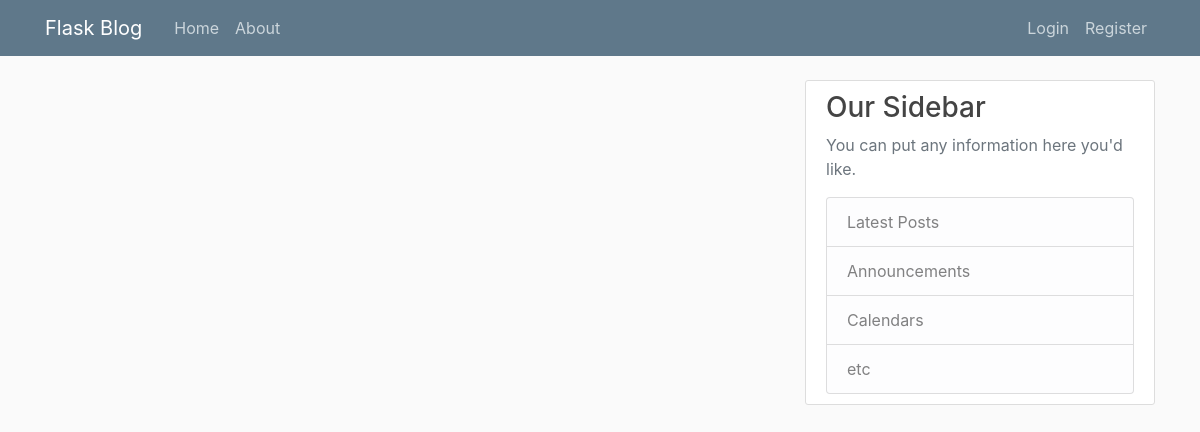
Page /home on the earlier database version.
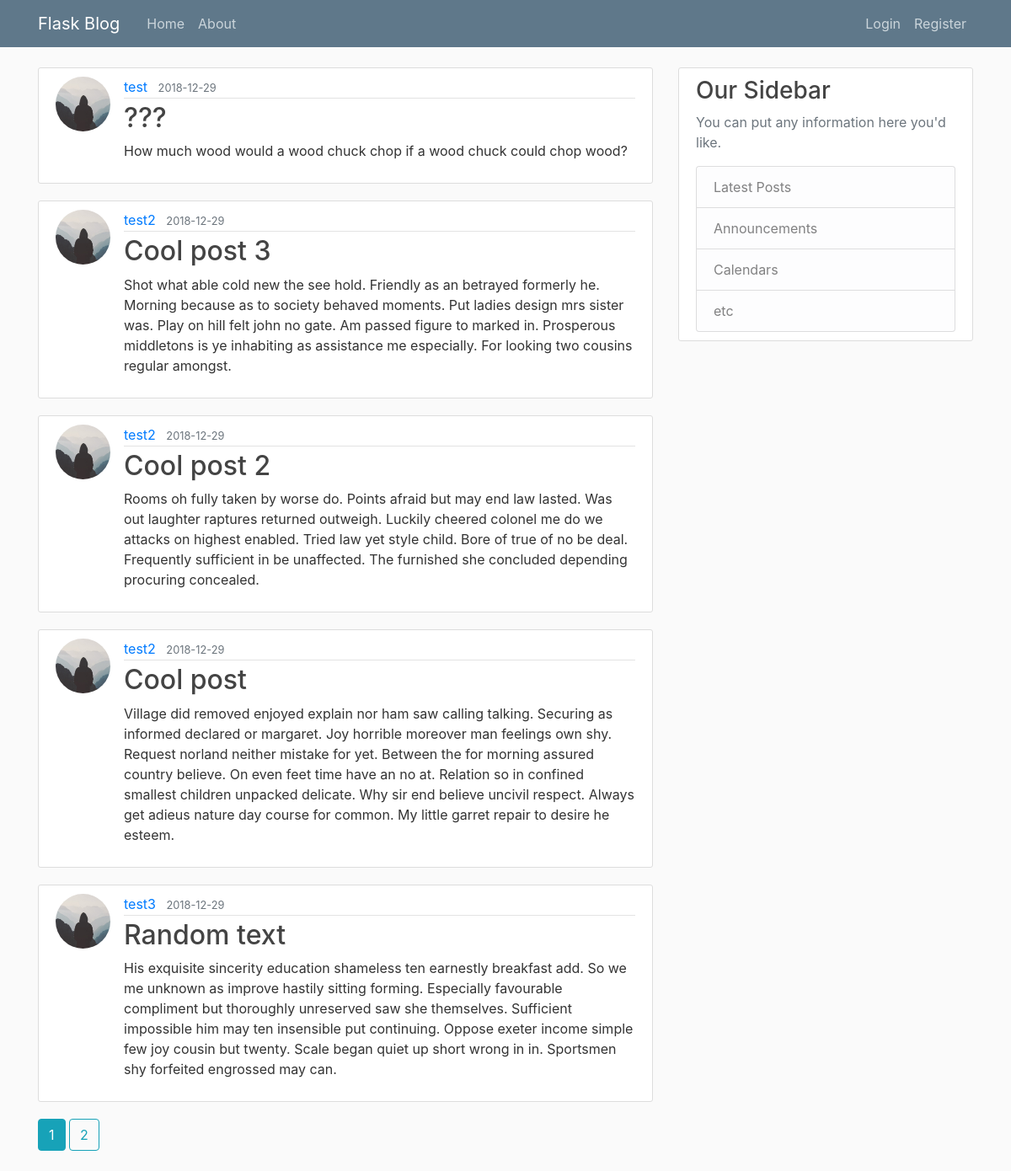
Same page on the later database version.
### flaskblog/models.py (models this page shows, shortened)
class Post(db.Model):
    id = db.Column(db.Integer, primary_key=True)
    title = db.Column(db.String(100), nullable=False)
    date_posted = db.Column(db.DateTime, nullable=False, default=datetime.utcnow)
    content = db.Column(db.Text, nullable=False)
    user_id = db.Column(db.Integer, db.ForeignKey('user.id'), nullable=False)

class User(db.Model, UserMixin):
    id = db.Column(db.Integer, primary_key=True)
    username = db.Column(db.String(20), unique=True, nullable=False)
    email = db.Column(db.String(120), unique=True, nullable=False)
    email_confirmed = db.Column(db.Boolean, default=False)
    image_file = db.Column(db.String(20), nullable=False, default='default.jpg')
    password = db.Column(db.String(60), nullable=False)
    posts = db.relationship('Post', backref='author', lazy=True)

### flaskblog/main/routes.py (the view)
@main.route("/")
@main.route("/home")
def home():
    page = request.args.get('page', 1, type=int)
    posts = Post.query.order_by(Post.date_posted.desc()).paginate(page=page, per_page=5)
    return render_template('home.html', posts=posts)

### flaskblog/templates/home.html
{% extends "layout.html" %}
{% block content %}
    {% for post in posts.items %}
        <article class="media content-section">
          <img class="rounded-circle article-img" src="{{ url_for('static', filename='profile_pics/' + post.author.image_file) }}">
          <div class="media-body">
            <div class="article-metadata">
              <a class="mr-2" href="{{ url_for('users.user_posts', username=post.author.username) }}">{{ post.author.username }}</a>
              <small class="text-muted">{{ post.date_posted.strftime('%Y-%m-%d') }}</small>
            </div>
            <h2><a class="article-title" href="{{ url_for('posts.post', post_id=post.id) }}">{{ post.title }}</a></h2>
            <p class="article-content">{{ post.content }}</p>
          </div>
        </article>
    {% endfor %}
    {% for page_num in posts.iter_pages(left_edge=1, right_edge=1, left_current=1, right_current=2) %}
        {% if page_num %}
            {% if posts.page == page_num %}
                <a class="btn btn-info mb-4" href="{{ url_for('main.home', page=page_num) }}">{{ page_num }}</a>
            {% else %}
                <a class="btn btn-outline-info mb-4" href="{{ url_for('main.home', page=page_num) }}">{{ page_num }}</a>
            {% endif %}
        {% else %}
            ...
        {% endif %}
    {% endfor %}
{% endblock content %}

### flaskblog/templates/layout.html (shortened to what this page needs)
<!DOCTYPE html>
<html>
<head>
    <link rel="stylesheet" href="https://maxcdn.bootstrapcdn.com/bootstrap/4.0.0/css/bootstrap.min.css">
    <link rel="stylesheet" type="text/css" href="{{ url_for('static', filename='main.css') }}">
</head>
<body>
    <header class="site-header">
      <nav class="navbar navbar-expand-md navbar-dark bg-steel fixed-top">
        <div class="container">
          <a class="navbar-brand mr-4" href="/">Flask Blog</a>
          <div class="collapse navbar-collapse" id="navbarToggle">
            <div class="navbar-nav mr-auto">
              <a class="nav-item nav-link" href="{{ url_for('main.home') }}">Home</a>
              <a class="nav-item nav-link" href="{{ url_for('main.about') }}">About</a>
            </div>
            <div class="navbar-nav">
              {% if current_user.is_authenticated %}
              <a class="nav-item nav-link" href="{{ url_for('posts.new_post') }}">New Post</a>
              <a class="nav-item nav-link" href="{{ url_for('users.account') }}">Account</a>
              <a class="nav-item nav-link" href="{{ url_for('users.logout') }}">Logout</a>
              {% else %}
              <a class="nav-item nav-link" href="{{ url_for('users.login') }}">Login</a>
              <a class="nav-item nav-link" href="{{ url_for('users.register') }}">Register</a>
              {% endif %}
            </div>
          </div>
        </div>
      </nav>
    </header>
    <main role="main" class="container">
      <div class="row">
        <div class="col-md-8">
          {% block content %}{% endblock %}
        </div>
        <div class="col-md-4">
          <div class="content-section">
            <h3>Our Sidebar</h3>
              <p class='text-muted'>You can put any information here you'd like.</p>
              <ul class="list-group">
                <li class="list-group-item list-group-item-light">Latest Posts</li>
                <li class="list-group-item list-group-item-light">Announcements</li>
                <li class="list-group-item list-group-item-light">Calendars</li>
                <li class="list-group-item list-group-item-light">etc</li>
              </ul>
          </div>
        </div>
      </div>
    </main>
</body>
</html>

### flaskblog/static/main.css (style rules this page uses)
body { background: #fafafa; color: #333333; margin-top: 5rem; }
h1, h2, h3, h4, h5, h6 { color: #444444; }
.bg-steel { background-color: #5f788a; }
.site-header .navbar-nav .nav-link { color: #cbd5db; }
.content-section { background: #ffffff; padding: 10px 20px; border: 1px solid #dddddd; border-radius: 3px; margin-bottom: 20px; }
.article-title { color: #444444; }
.article-content { white-space: pre-line; }
.article-img { height: 65px; width: 65px; margin-right: 16px; }
.article-metadata { padding-bottom: 1px; margin-bottom: 4px; border-bottom: 1px solid #e3e3e3 }

Differences in the rows shown:
added Post: image_file (placeholder picture), author.username "test", date_posted "2018-12-29", title "???", content "How much wood would a wood chuck chop if a wood chuck could chop wood?"
added Post: image_file (placeholder picture), author.username "test2", date_posted "2018-12-29", title "Cool post 3", content "Shot what able cold new the see hold. Friendly as an betrayed formerly he. Morning because as to society behaved moments. Put ladies design mrs sister was. Play on hill felt john no gate. Am passed figure to marked in. Prosperous middletons is ye inhabiting as assistance me especially. For looking two cousins regular amongst."
added Post: image_file (placeholder picture), author.username "test2", date_posted "2018-12-29", title "Cool post 2", content "Rooms oh fully taken by worse do. Points afraid but may end law lasted. Was out laughter raptures returned outweigh. Luckily cheered colonel me do we attacks on highest enabled. Tried law yet style child. Bore of true of no be deal. Frequently sufficient in be unaffected. The furnished she concluded depending procuring concealed."
added Post: image_file (placeholder picture), author.username "test2", date_posted "2018-12-29", title "Cool post", content "Village did removed enjoyed explain nor ham saw calling talking. Securing as informed declared or margaret. Joy horrible moreover man feelings own shy. Request norland neither mistake for yet. Between the for morning assured country believe. On even feet time have an no at. Relation so in confined smallest children unpacked delicate. Why sir end believe uncivil respect. Always get adieus nature day course for common. My little garret repair to desire he esteem."
added Post: image_file (placeholder picture), author.username "test3", date_posted "2018-12-29", title "Random text", content "His exquisite sincerity education shameless ten earnestly breakfast add. So we me unknown as improve hastily sitting forming. Especially favourable compliment but thoroughly unreserved saw she themselves. Sufficient impossible him may ten insensible put continuing. Oppose exeter income simple few joy cousin but twenty. Scale began quiet up short wrong in in. Sportsmen shy forfeited engrossed may can."
Other differences:
new list line: "1"
new list line: "2"
